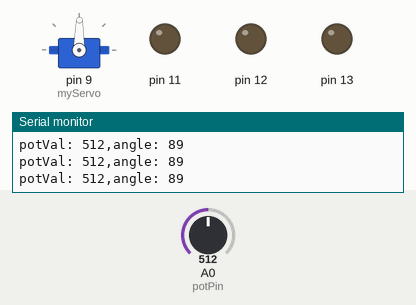
Bench run of a sketch on a simulated Arduino Uno, built with avr-gcc and run on an emulated ATmega328P. On the bench: servo, output pins drawn as LEDs (lit = HIGH), the last lines printed to the serial monitor. The test bench sets the inputs (shaded band); at power-on: A0 (potPin) = 512.

Above: at 1.2 s.
1.3 s: A0 (potPin) set to 560
At 2.0 s:
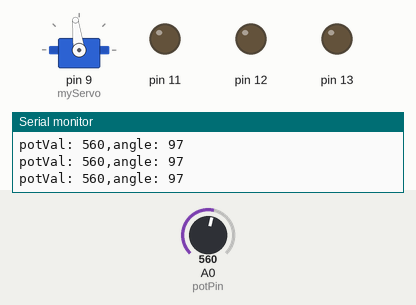
4.3 s: A0 (potPin) set to 580
At 5.2 s:
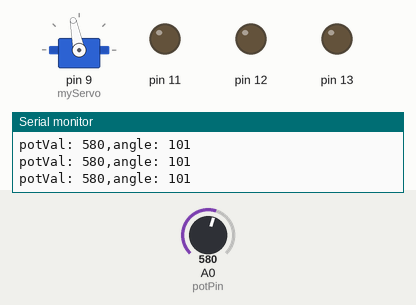
5.8 s: A0 (potPin) set to 306
At 7.0 s:
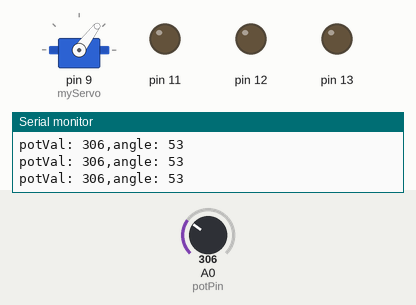
7.3 s: A0 (potPin) set to 108
At 7.6 s:
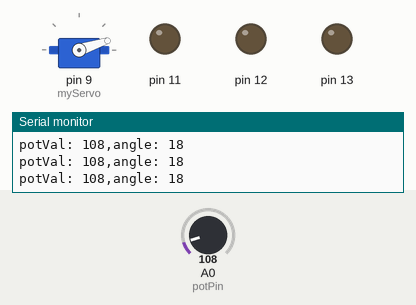
8.8 s: A0 (potPin) set to 93
At 10.2 s:
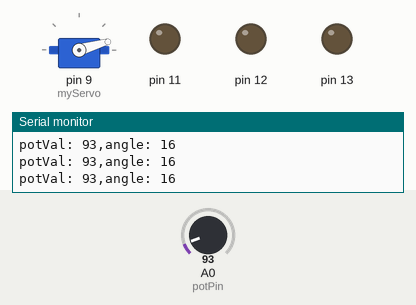
11.8 s: A0 (potPin) set to 716
At 12.4 s:
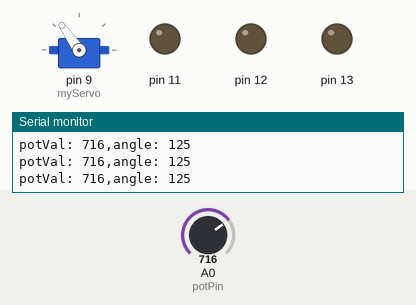
Timing chart, 0 to 14.3 s (numbered marks = the images above; inputs shaded):
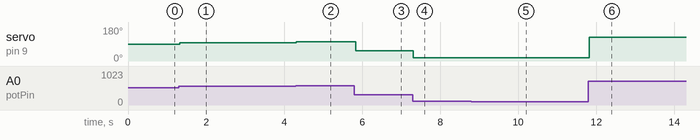

Measured:
- after the input at 1.3 s, servo on pin 9 (myServo): 89° → 97° at once
- after the input at 4.3 s, servo on pin 9 (myServo): 97° → 101° at once
- after the input at 5.8 s, servo on pin 9 (myServo): 101° → 53° at once
- after the input at 7.3 s, servo on pin 9 (myServo): 53° → 18° at once
- after the input at 8.8 s, servo on pin 9 (myServo): 18° → 16° at once
- after the input at 11.8 s, servo on pin 9 (myServo): 16° → 125° at once

The sketch:

Motor.ino
```cpp
#include <Servo.h>

Servo myServo;

int const potPin = A0;
int potVal;
int angle;

void setup() {
 pinMode (11, OUTPUT);
      pinMode (12, OUTPUT);
      pinMode (13, OUTPUT);
 myServo.attach(9);


 Serial.begin(9600);
}


void loop() {
 potVal = analogRead(potPin);
 Serial.print("potVal: ");
 Serial.print(potVal);
 angle = map(potVal, 0, 1023, 0, 179);
 Serial.print(",angle: ");
 Serial.println(angle);
 myServo.write(angle);
 delay(15);

}
```
